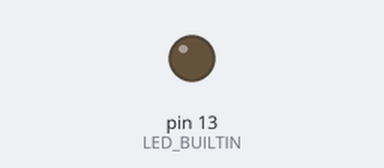
A sketch run on a simulated Arduino Uno, built with avr-gcc and run on an emulated ATmega328P. On the bench: output pins drawn as LEDs (lit = HIGH). What the sketch prints to the serial monitor is not drawn.

Above: at 2.7 s.
At 33.7 s:
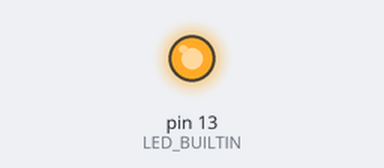
Timing chart, 0 to 35.2 s (numbered marks = the images above):
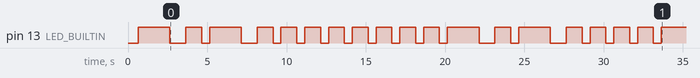

The sketch:

Morse.ino
```cpp
#include"Lettre_Morse.hpp"
#include"Traducteur.hpp"
#include<Arduino.h>

Lettre_Morse Lm;
Traducteur Tr;

void setup() {
pinMode(LED_BUILTIN, OUTPUT);
Serial.begin(9600);
delay(500);
Tr.traduction_phrase_clignotements(Lm.traduction_phrase(Lm.texte));

}

void loop() {
  // put your main code here, to run repeatedly:
}
```

Lettre_Morse.cpp
```cpp
#include"Lettre_Morse.hpp"
#include<Arduino.h>

Lettre_Morse::Lettre_Morse(){};         //On introduit le constructeur

String Lettre_Morse::texte = "Ceci 3st un te5t M0rse";
String Lettre_Morse::traduction_morse ="";       //On crée un string vide dans lequel on va stocker la traductiion de chaque caractères

char Lettre_Morse::latin[63] = {'a','b','c','d','e','f','g','h','i','j','k','l','m','n','o','p','q','r','s','t','u','v','w','x','y','z','1','2','3','4','5','6','7','8','9','0',' ','A','B','C','D','E','F','G','H','I','J','K','L','M','N','O','P','Q','R','S','T','U','V','W','X','Y','Z'};
String Lettre_Morse::morse[63] = { ".-", "-...", "-.-." , "-..",".","..-.","--.","....","..",".---","-.-",".-..", "--", "-.","---",".--.","--.-",".-.","...","-","..-","...-",".--",
"-..-","-.--","--..",".----","..---","...--","....-",".....","-....","--...","---..","----.","-----",".",".-", "-...", "-.-." , "-..",".","..-.","--.",".","..",".---","-.-",".-..", "--", "-.","---",".--.","--.-",".-.","...","-","..-","...-",".--",
"-..-","-.--","--.."};           //On crée un tableau regroupant la traduction de chaque caractère latin selon leur indice dans ce tableau

String Lettre_Morse::traduction_carac (char carac){
     int k =0;
     while (k < sizeof(latin) && carac!=latin[k]){k++;}          //On parcourt le tableau pour trouver le caractère à traduire
        if( k < sizeof(latin) ){return(morse[k]);}          //On selectionne la traduction morse du caractère correspondant d'indice k
        else {return("");}            //Si on ne trouve pas le caractère on ne renvoie rien
}

String Lettre_Morse::traduction_phrase(String phrase){
    Serial.println("Le texte à traduire est:\n");
    Serial.println(phrase);
    for(int i=0; i < phrase.length();i++){         //On parcourt toute la phrase à traduire
          if (traduction_carac(phrase[i])==""){traduction_morse = traduction_morse;}     //Si il n'existe pas de traduction, celle-ci reste inchangée
          else{traduction_morse += traduction_carac(phrase[i])+"...";}     /*On ajoute dans la chaine de caractère initialisée chaque caractère traduit un à un, avec un espacement
          ... entre chaque carcatère et ....... entre chaque mot*/

      }
    Serial.println("Le texte traduit en morse donne:\n");
    Serial.println(traduction_morse);     //On renvoie la traduction morse du texte dans le moniteur série

    return (traduction_morse);


}
```

Lettre_Morse.hpp
```cpp
#include<Arduino.h>


class Lettre_Morse {

  public:

      Lettre_Morse();   //Constructeur

      static String texte;       //Texte en latin
      static String traduction_morse;    //Traduction de ce texte en morse
      String traduction_carac (char carac);             //On définit les deux méthodes qui vont traduire chaque carcactère puis la phrase entière en morse
      String  traduction_phrase( String phrase);

  private:

      static char latin[63];     //Tableau de scarcatèrees latin
      static String morse[63];     //Tableau des caractères morse
};
```

Traducteur.cpp
```cpp
#include"Traducteur.hpp"
#include<Arduino.h>

Traducteur::Traducteur(){}; //On introduit le constructeur

void Traducteur::tiret(){    //On définit le temps d'allumage de la led pour traduire un tiret

    digitalWrite(LED_BUILTIN,HIGH);   //On allume la LED
    Temps = millis();   //On définit un temps (temps actuel)
    while((millis()-Temps)<2000){digitalWrite(LED_BUILTIN,HIGH);}  //Tant que 2 secondes ne se sont pas écoulées, on garde la lED allumée
    while((millis()-Temps)<3000){digitalWrite(LED_BUILTIN,LOW);}  // dès que les 2s se sont écoulées, on éteint la led et on la rallume au bout de 0,5 sec

}

void Traducteur::point(){   //On définit le temps d'allumage de la led pour traduire un point (même principe que le tiret mais ici on attend seulement 1 sec)

    digitalWrite(LED_BUILTIN,HIGH);
    Temps = millis();
    while((millis()-Temps)<1000){digitalWrite(LED_BUILTIN,HIGH);}
    while((millis()-Temps)<1500){digitalWrite(LED_BUILTIN,LOW);}

}

void Traducteur::traduction_carac_clignotements(char carac_mor){
        if ( carac_mor == '-') { tiret();}     //appel de la fonctiion tiret
        else if ( carac_mor == '.') {point();}    //appel de la fonction point
}

void Traducteur::traduction_phrase_clignotements(String phrase_mor){
      for(int j=0; j < phrase_mor.length();j++){     //On parcourt toute la phrase
            traduction_carac_clignotements(phrase_mor[j]); //On traduit chaque carcatère morse de la phrase en clignotements
}

}
```

Traducteur.hpp
```cpp
#include<Arduino.h>


class Traducteur{

    public:

    Traducteur();  //Constructeur

    void tiret();     //Méthode tiret
    void point();     //Méthode point
    int Temps;
    void traduction_carac_clignotements(char carac_mor);  //Méthode pour traduire un caractère morse en clignotements
    void traduction_phrase_clignotements(String phrase_mor);  //Méthode pour traduire une phrase en morse en clignotements

    private :

};
```
